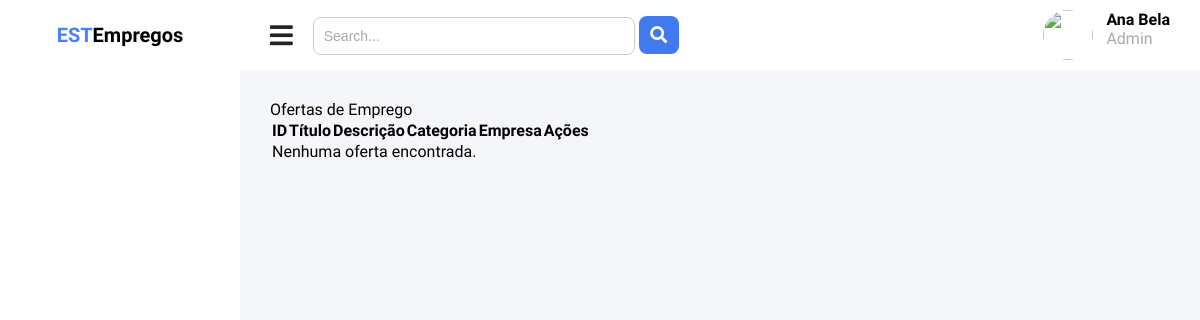
The page /app/frontend/admin/job-details.php on the database as committed earlier.
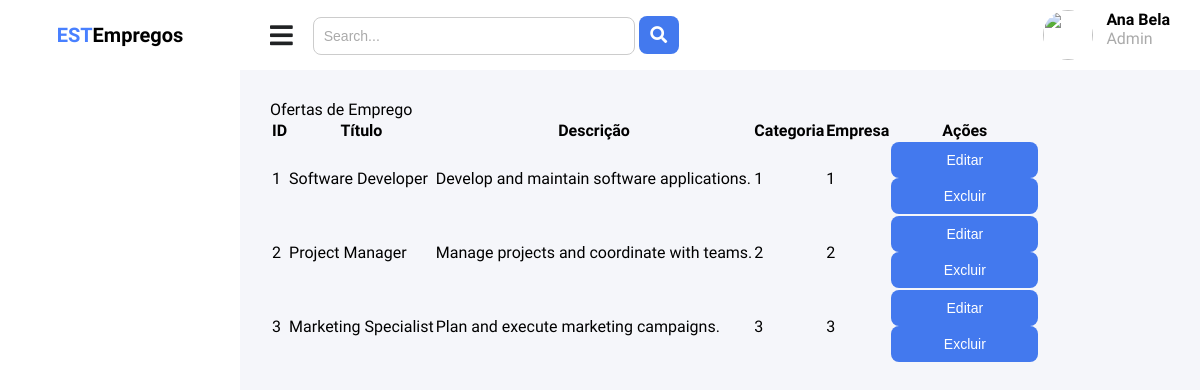
The same page on the database as committed later.
### tables this page shows
CREATE TABLE IF NOT EXISTS JobOffers(
    Id INT AUTO_INCREMENT PRIMARY KEY,
    Title VARCHAR(30),
    Description TEXT,
    CategoryId INT,
    CompanyId INT,
    LastEditionManagerId INT,
    IsActive BOOL DEFAULT FALSE,
    IsDeleted BOOL DEFAULT FALSE,
    CreatedAt DATETIME DEFAULT NOW(),
    UpdatedAt DATETIME DEFAULT NOW(),
    FOREIGN KEY (CompanyId) REFERENCES Companies(Id) ON DELETE RESTRICT,
    FOREIGN KEY (LastEditionManagerId) REFERENCES Users(Id) ON DELETE SET NULL,
    FOREIGN KEY (CategoryId) REFERENCES Categories(Id) ON DELETE RESTRICT
);

### app/backend/Config/DbContext.php (called while the page is built, shortened)
<?php
class DbContext
{
    private $connection;
    public function getConnection()
    {
        $this->connection = new mysqli(self::SERVER, self::USERNAME, self::PASSWORD, self::DATABASE, self::PORT);
        return $this->connection;
    }
    public function executeSqlQuery($query)
    {
        $result = $this->connection->query($query);
        $data = [];
        while ($row = $result->fetch_assoc()) {
            $data[] = $row;
        }
        return $data;
    }
}
?>

### app/frontend/admin/job-details.php (the view, shortened to what this page needs)
<?php
require '../../backend/Config/DbContext.php';
$dbContext = new DbContext();
$jobOffers = $dbContext->executeSqlQuery("SELECT Id, Title, Description, CategoryId, CompanyId FROM JobOffers");
?>
<!DOCTYPE html>
<html lang="en">
<head>
    <link rel="stylesheet" href="https://cdnjs.cloudflare.com/ajax/libs/font-awesome/5.15.4/css/all.min.css">
    <link rel="stylesheet" href="css/main.css">
    <link rel="stylesheet" href="css/components.css">
    <link rel="stylesheet" href="css/jobs.css">
</head>
<body>
<div class="board">
    <aside>
        <div class="sidebar-header">
            <span>EST<span>Empregos</span></span>
        </div>
    </aside>
    <main>
        <div class="main-header">
            <div class="main-header-left">
                <div>
                    <i class="fas fa-bars menu-icon"></i>
                </div>
                <div class="search-container">
                    <input type="text" placeholder="Search...">
                    <button type="submit" class="btn-icon"><i class="fas fa-search"></i></button>
                </div>
            </div>
            <div class="main-header-right">
                <div class="avatar">
                    <img src="https://images.unsplash.com/photo-1494790108377-be9c29b29330?q=80&w=1887&auto=format&fit=crop&ixlib=rb-4.0.3&ixid=M3wxMjA3fDB8MHxwaG90by1wYWdlfHx8fGVufDB8fHx8fA%3D%3D" alt="">
                </div>
                <div>
                    <p class="bold">Ana Bela</p>
                    <p class="blackOpacity">Admin</p>
                </div>
            </div>
        </div>
        <div class="main-body">
            <div class="container">
                <div class="title">Ofertas de Emprego</div>
                <table>
                    <thead>
                        <tr>
                            <th>ID</th>
                            <th>Título</th>
                            <th>Descrição</th>
                            <th>Categoria</th>
                            <th>Empresa</th>
                            <th>Ações</th>
                        </tr>
                    </thead>
                    <tbody>
                        <?php if ($jobOffers): ?>
                            <?php foreach ($jobOffers as $job): ?>
                                <tr>
                                    <td><?php echo $job['Id']; ?></td>
                                    <td><?php echo $job['Title']; ?></td>
                                    <td><?php echo $job['Description']; ?></td>
                                    <td><?php echo $job['CategoryId']; ?></td>
                                    <td><?php echo $job['CompanyId']; ?></td>
                                    <td>
                                        <form method="post" action="edit_job.php">
                                            <button type="submit" class="btn btn-edit">Editar</button>
                                        </form>
                                        <form method="post" action="delete_job.php" onsubmit="return confirm('Tem certeza que deseja excluir esta oferta?');">
                                            <button type="submit" class="btn btn-delete">Excluir</button>
                                        </form>
                                    </td>
                                </tr>
                            <?php endforeach; ?>
                        <?php else: ?>
                            <tr>
                                <td colspan="6">Nenhuma oferta encontrada.</td>
                            </tr>
                        <?php endif; ?>
                    </tbody>
                </table>
            </div>
        </div>
    </main>
</div>
</body>
</html>

### app/frontend/admin/css/main.css (style rules this page uses)
* { margin: 0; padding: 0; }
body { background-color: #F5F6FA; font-family: 'Nunito Sans', sans-serif; }
.blackOpacity { color: #aaa; }
.bold { font-weight: bold; }
.board { display: flex; }
aside { background-color: white; min-width: 240px; }
.sidebar-header { height: 70px; display: flex; justify-content: center; align-items: center; font-weight: bold; }
.sidebar-header span { font-size: 20px; color: #4880FF; }
.sidebar-header span span { color: black; }
main { flex: 1; }
.main-header { background-color: white; height: 70px; display: flex; justify-content: space-between; align-items: center; padding: 0 30px; }
.main-header-right { display: flex; gap: 13px; }
.main-header-left { display: flex; justify-content: center; align-items: center; gap: 20px; }
.menu-icon { font-size: 26px; color: #202224; }

### app/frontend/admin/css/components.css (style rules this page uses)
input[type="text"], input[type="password"] { outline: none; width: 300px; padding: 10px; font-size: 14px; border: 1px solid #ccc; border-radius: 8px; color: #565656; }
input[type="text"]::placeholder, input[type="password"]::placeholder { color: #aaa; }
input[type="submit"], input[type="button"], button { outline: none; width: 147px; padding: 10px; font-size: 14px; border: none; border-radius: 8px; color: white; background-color: #4379EE; }
.btn-icon { width: 40px; }
.btn-icon i { font-size: 17px; }

Rows that differ between the two databases and show on the page:
added joboffers: Id "1", Title "Software Developer", Description "Develop and maintain software applications.", CategoryId "1", CompanyId "1"
added joboffers: Id "2", Title "Project Manager", Description "Manage projects and coordinate with teams.", CategoryId "2", CompanyId "2"
added joboffers: Id "3", Title "Marketing Specialist", Description "Plan and execute marketing campaigns.", CategoryId "3", CompanyId "3"
Other text that changed with them:
text no longer shown: "Nenhuma oferta encontrada."
